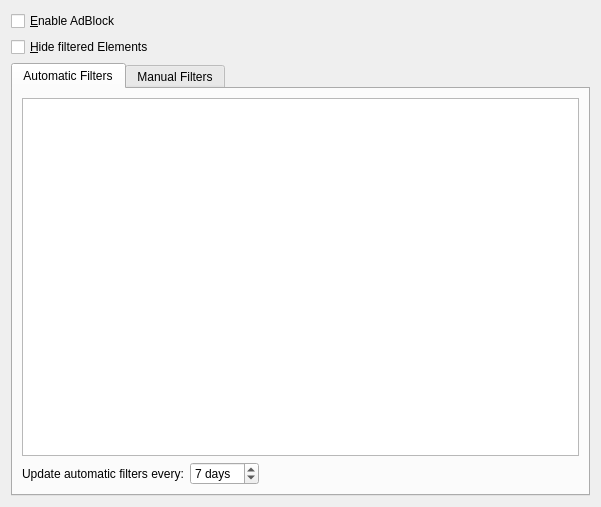
<?xml version="1.0" encoding="UTF-8"?>
<ui version="4.0">
 <class>adblock</class>
 <widget class="QWidget" name="adblock">
  <property name="geometry">
   <rect>
    <x>0</x>
    <y>0</y>
    <width>601</width>
    <height>507</height>
   </rect>
  </property>
  <property name="windowTitle">
   <string>Form</string>
  </property>
  <layout class="QVBoxLayout" name="verticalLayout">
   <item>
    <widget class="QCheckBox" name="checkEnableAdblock">
     <property name="text">
      <string>&amp;Enable AdBlock</string>
     </property>
    </widget>
   </item>
   <item>
    <widget class="QCheckBox" name="checkHideAds">
     <property name="text">
      <string>&amp;Hide filtered Elements</string>
     </property>
    </widget>
   </item>
   <item>
    <widget class="KTabWidget" name="tabWidget">
     <property name="toolTip">
      <string/>
     </property>
     <property name="currentIndex">
      <number>0</number>
     </property>
     <widget class="QWidget" name="tab_3">
      <attribute name="title">
       <string>Automatic Filters</string>
      </attribute>
      <layout class="QVBoxLayout" name="verticalLayout_3">
       <item>
        <widget class="QTreeWidget" name="treeWidget">
         <attribute name="headerVisible">
          <bool>false</bool>
         </attribute>
         <attribute name="headerVisible">
          <bool>false</bool>
         </attribute>
         <column>
          <property name="text">
           <string notr="true">1</string>
          </property>
         </column>
        </widget>
       </item>
       <item>
        <layout class="QHBoxLayout" name="horizontalLayout_3">
         <item>
          <widget class="QLabel" name="label_3">
           <property name="text">
            <string>Update automatic filters every:</string>
           </property>
          </widget>
         </item>
         <item>
          <widget class="QSpinBox" name="spinBox">
           <property name="suffix">
            <string> days</string>
           </property>
           <property name="value">
            <number>7</number>
           </property>
          </widget>
         </item>
         <item>
          <spacer name="horizontalSpacer">
           <property name="orientation">
            <enum>Qt::Horizontal</enum>
           </property>
           <property name="sizeHint" stdset="0">
            <size>
             <width>40</width>
             <height>20</height>
            </size>
           </property>
          </spacer>
         </item>
        </layout>
       </item>
      </layout>
     </widget>
     <widget class="QWidget" name="tab">
      <attribute name="title">
       <string>Manual Filters</string>
      </attribute>
      <layout class="QVBoxLayout" name="verticalLayout_2">
       <item>
        <layout class="QHBoxLayout" name="horizontalLayout">
         <item>
          <widget class="QLabel" name="label">
           <property name="text">
            <string>Search:</string>
           </property>
          </widget>
         </item>
         <item>
          <widget class="KListWidgetSearchLine" name="searchLine"/>
         </item>
        </layout>
       </item>
       <item>
        <widget class="KListWidget" name="listWidget"/>
       </item>
       <item>
        <widget class="QLabel" name="hintLabel">
         <property name="text">
          <string>TextLabel</string>
         </property>
        </widget>
       </item>
       <item>
        <layout class="QHBoxLayout" name="horizontalLayout_2">
         <item>
          <widget class="KLineEdit" name="addFilterLineEdit"/>
         </item>
         <item>
          <widget class="QToolButton" name="insertButton">
           <property name="text">
            <string>...</string>
           </property>
          </widget>
         </item>
         <item>
          <widget class="QToolButton" name="removeButton">
           <property name="text">
            <string>...</string>
           </property>
          </widget>
         </item>
        </layout>
       </item>
      </layout>
     </widget>
    </widget>
   </item>
  </layout>
 </widget>
 <customwidgets>
  <customwidget>
   <class>KListWidget</class>
   <extends>QListWidget</extends>
   <header>klistwidget.h</header>
  </customwidget>
  <customwidget>
   <class>KLineEdit</class>
   <extends>QLineEdit</extends>
   <header>klineedit.h</header>
  </customwidget>
  <customwidget>
   <class>KTabWidget</class>
   <extends>QTabWidget</extends>
   <header>ktabwidget.h</header>
   <container>1</container>
  </customwidget>
  <customwidget>
   <class>KListWidgetSearchLine</class>
   <extends>KLineEdit</extends>
   <header>klistwidgetsearchline.h</header>
  </customwidget>
 </customwidgets>
 <resources/>
 <connections/>
</ui>
